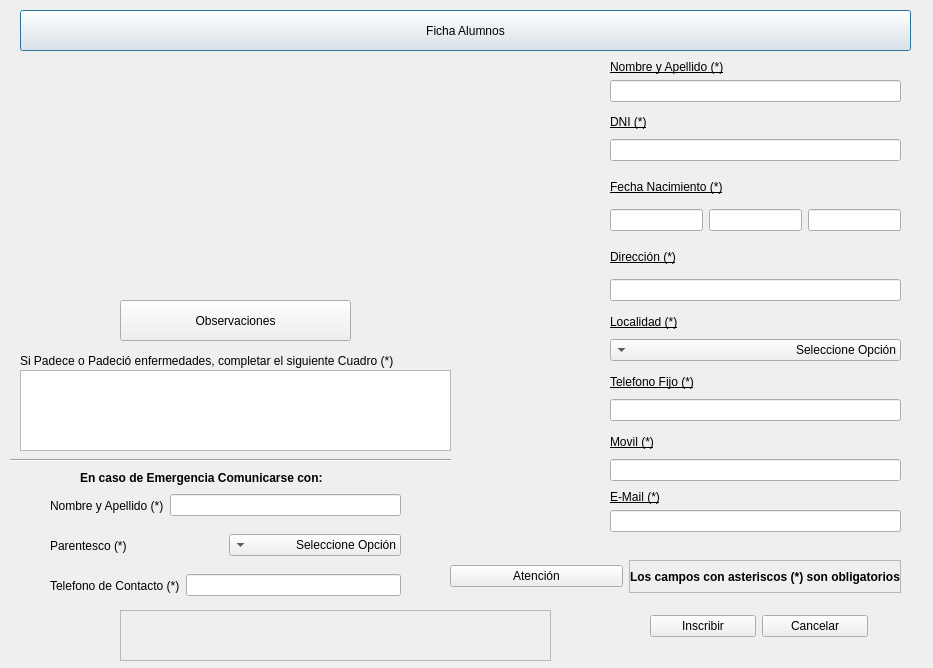
<?xml version="1.0" encoding="UTF-8"?>
<ui version="4.0">
 <class>DialogInscripcion</class>
 <widget class="QDialog" name="DialogInscripcion">
  <property name="geometry">
   <rect>
    <x>0</x>
    <y>0</y>
    <width>933</width>
    <height>668</height>
   </rect>
  </property>
  <property name="windowTitle">
   <string>Dialog</string>
  </property>
  <property name="windowIcon">
   <iconset>
    <activeon>:/icons/pix/oxygen/48x48/apps/preferences-contact-list.png</activeon>
   </iconset>
  </property>
  <widget class="QLabel" name="label">
   <property name="geometry">
    <rect>
     <x>110</x>
     <y>60</y>
     <width>251</width>
     <height>231</height>
    </rect>
   </property>
   <property name="text">
    <string/>
   </property>
   <property name="pixmap">
    <pixmap resource="icons.qrc">:/icons/pix/oxygen/breaktime.jpg</pixmap>
   </property>
   <property name="scaledContents">
    <bool>true</bool>
   </property>
  </widget>
  <widget class="QPushButton" name="pushButton">
   <property name="geometry">
    <rect>
     <x>20</x>
     <y>10</y>
     <width>891</width>
     <height>41</height>
    </rect>
   </property>
   <property name="text">
    <string>Ficha Alumnos</string>
   </property>
   <property name="icon">
    <iconset>
     <activeon>:/icons/pix/oxygen/48x48/apps/preferences-contact-list.png</activeon>
    </iconset>
   </property>
   <property name="iconSize">
    <size>
     <width>32</width>
     <height>32</height>
    </size>
   </property>
  </widget>
  <widget class="QPushButton" name="pushButton_3">
   <property name="geometry">
    <rect>
     <x>120</x>
     <y>300</y>
     <width>231</width>
     <height>41</height>
    </rect>
   </property>
   <property name="text">
    <string>Observaciones</string>
   </property>
   <property name="icon">
    <iconset>
     <activeon>:/icons/pix/oxygen/48x48/actions/help-about.png</activeon>
    </iconset>
   </property>
   <property name="iconSize">
    <size>
     <width>32</width>
     <height>32</height>
    </size>
   </property>
  </widget>
  <widget class="QPlainTextEdit" name="observaciones">
   <property name="geometry">
    <rect>
     <x>20</x>
     <y>370</y>
     <width>431</width>
     <height>81</height>
    </rect>
   </property>
  </widget>
  <widget class="QLabel" name="label_11">
   <property name="geometry">
    <rect>
     <x>20</x>
     <y>350</y>
     <width>451</width>
     <height>21</height>
    </rect>
   </property>
   <property name="text">
    <string>Si Padece o Padeció enfermedades, completar el siguiente Cuadro (*)</string>
   </property>
  </widget>
  <widget class="QLabel" name="label_12">
   <property name="geometry">
    <rect>
     <x>80</x>
     <y>470</y>
     <width>301</width>
     <height>16</height>
    </rect>
   </property>
   <property name="font">
    <font>
     <weight>75</weight>
     <bold>true</bold>
    </font>
   </property>
   <property name="text">
    <string>En caso de Emergencia Comunicarse con:</string>
   </property>
  </widget>
  <widget class="Line" name="line">
   <property name="geometry">
    <rect>
     <x>10</x>
     <y>450</y>
     <width>441</width>
     <height>20</height>
    </rect>
   </property>
   <property name="orientation">
    <enum>Qt::Horizontal</enum>
   </property>
  </widget>
  <widget class="QLabel" name="mensaje">
   <property name="geometry">
    <rect>
     <x>120</x>
     <y>610</y>
     <width>431</width>
     <height>51</height>
    </rect>
   </property>
   <property name="font">
    <font>
     <weight>75</weight>
     <bold>true</bold>
    </font>
   </property>
   <property name="frameShape">
    <enum>QFrame::StyledPanel</enum>
   </property>
   <property name="frameShadow">
    <enum>QFrame::Raised</enum>
   </property>
   <property name="text">
    <string/>
   </property>
   <property name="alignment">
    <set>Qt::AlignCenter</set>
   </property>
  </widget>
  <widget class="QWidget" name="layoutWidget">
   <property name="geometry">
    <rect>
     <x>610</x>
     <y>60</y>
     <width>291</width>
     <height>42</height>
    </rect>
   </property>
   <layout class="QVBoxLayout" name="verticalLayout">
    <item>
     <widget class="QLabel" name="label_2">
      <property name="font">
       <font>
        <weight>50</weight>
        <bold>false</bold>
        <underline>true</underline>
       </font>
      </property>
      <property name="text">
       <string>Nombre y Apellido (*)</string>
      </property>
     </widget>
    </item>
    <item>
     <widget class="QLineEdit" name="nombre">
      <property name="alignment">
       <set>Qt::AlignRight|Qt::AlignTrailing|Qt::AlignVCenter</set>
      </property>
     </widget>
    </item>
   </layout>
  </widget>
  <widget class="QWidget" name="layoutWidget">
   <property name="geometry">
    <rect>
     <x>610</x>
     <y>110</y>
     <width>291</width>
     <height>51</height>
    </rect>
   </property>
   <layout class="QVBoxLayout" name="verticalLayout_3">
    <item>
     <widget class="QLabel" name="label_4">
      <property name="font">
       <font>
        <underline>true</underline>
       </font>
      </property>
      <property name="text">
       <string>DNI (*)</string>
      </property>
     </widget>
    </item>
    <item>
     <widget class="QLineEdit" name="dni">
      <property name="alignment">
       <set>Qt::AlignRight|Qt::AlignTrailing|Qt::AlignVCenter</set>
      </property>
     </widget>
    </item>
   </layout>
  </widget>
  <widget class="QWidget" name="layoutWidget">
   <property name="geometry">
    <rect>
     <x>610</x>
     <y>240</y>
     <width>291</width>
     <height>61</height>
    </rect>
   </property>
   <layout class="QVBoxLayout" name="verticalLayout_5">
    <item>
     <widget class="QLabel" name="label_6">
      <property name="font">
       <font>
        <underline>true</underline>
       </font>
      </property>
      <property name="text">
       <string>Dirección (*)</string>
      </property>
     </widget>
    </item>
    <item>
     <widget class="QLineEdit" name="direccion">
      <property name="alignment">
       <set>Qt::AlignRight|Qt::AlignTrailing|Qt::AlignVCenter</set>
      </property>
     </widget>
    </item>
   </layout>
  </widget>
  <widget class="QWidget" name="layoutWidget">
   <property name="geometry">
    <rect>
     <x>610</x>
     <y>310</y>
     <width>291</width>
     <height>51</height>
    </rect>
   </property>
   <layout class="QVBoxLayout" name="verticalLayout_6">
    <item>
     <widget class="QLabel" name="label_7">
      <property name="font">
       <font>
        <underline>true</underline>
       </font>
      </property>
      <property name="text">
       <string>Localidad (*)</string>
      </property>
     </widget>
    </item>
    <item>
     <widget class="QComboBox" name="localidad">
      <property name="layoutDirection">
       <enum>Qt::RightToLeft</enum>
      </property>
      <item>
       <property name="text">
        <string>Seleccione Opción</string>
       </property>
      </item>
      <item>
       <property name="text">
        <string>Avellaneda</string>
       </property>
      </item>
      <item>
       <property name="text">
        <string>Gerli</string>
       </property>
      </item>
      <item>
       <property name="text">
        <string>Lanus</string>
       </property>
      </item>
      <item>
       <property name="text">
        <string>Lomas de Zamora</string>
       </property>
      </item>
      <item>
       <property name="text">
        <string>Banfield</string>
       </property>
      </item>
      <item>
       <property name="text">
        <string>Remedios de Escalada</string>
       </property>
      </item>
      <item>
       <property name="text">
        <string>Temperley</string>
       </property>
      </item>
      <item>
       <property name="text">
        <string>Turdera</string>
       </property>
      </item>
      <item>
       <property name="text">
        <string>Lavallol</string>
       </property>
      </item>
      <item>
       <property name="text">
        <string>Burzaco</string>
       </property>
      </item>
     </widget>
    </item>
   </layout>
  </widget>
  <widget class="QWidget" name="layoutWidget">
   <property name="geometry">
    <rect>
     <x>610</x>
     <y>370</y>
     <width>291</width>
     <height>51</height>
    </rect>
   </property>
   <layout class="QVBoxLayout" name="verticalLayout_7">
    <item>
     <widget class="QLabel" name="label_8">
      <property name="font">
       <font>
        <underline>true</underline>
       </font>
      </property>
      <property name="text">
       <string>Telefono Fijo (*)</string>
      </property>
     </widget>
    </item>
    <item>
     <widget class="QLineEdit" name="telefono">
      <property name="alignment">
       <set>Qt::AlignRight|Qt::AlignTrailing|Qt::AlignVCenter</set>
      </property>
     </widget>
    </item>
   </layout>
  </widget>
  <widget class="QWidget" name="layoutWidget">
   <property name="geometry">
    <rect>
     <x>610</x>
     <y>430</y>
     <width>291</width>
     <height>51</height>
    </rect>
   </property>
   <layout class="QVBoxLayout" name="verticalLayout_8">
    <item>
     <widget class="QLabel" name="label_9">
      <property name="font">
       <font>
        <underline>true</underline>
       </font>
      </property>
      <property name="text">
       <string>Movil (*)</string>
      </property>
     </widget>
    </item>
    <item>
     <widget class="QLineEdit" name="movil">
      <property name="alignment">
       <set>Qt::AlignRight|Qt::AlignTrailing|Qt::AlignVCenter</set>
      </property>
     </widget>
    </item>
   </layout>
  </widget>
  <widget class="QWidget" name="layoutWidget">
   <property name="geometry">
    <rect>
     <x>610</x>
     <y>490</y>
     <width>291</width>
     <height>42</height>
    </rect>
   </property>
   <layout class="QVBoxLayout" name="verticalLayout_9">
    <item>
     <widget class="QLabel" name="label_10">
      <property name="font">
       <font>
        <underline>true</underline>
       </font>
      </property>
      <property name="text">
       <string>E-Mail (*)</string>
      </property>
     </widget>
    </item>
    <item>
     <widget class="QLineEdit" name="mail">
      <property name="alignment">
       <set>Qt::AlignRight|Qt::AlignTrailing|Qt::AlignVCenter</set>
      </property>
     </widget>
    </item>
   </layout>
  </widget>
  <widget class="QWidget" name="layoutWidget">
   <property name="geometry">
    <rect>
     <x>50</x>
     <y>490</y>
     <width>351</width>
     <height>31</height>
    </rect>
   </property>
   <layout class="QHBoxLayout" name="horizontalLayout">
    <item>
     <widget class="QLabel" name="label_13">
      <property name="text">
       <string>Nombre y Apellido (*)</string>
      </property>
     </widget>
    </item>
    <item>
     <widget class="QLineEdit" name="nombreApellido">
      <property name="alignment">
       <set>Qt::AlignRight|Qt::AlignTrailing|Qt::AlignVCenter</set>
      </property>
     </widget>
    </item>
   </layout>
  </widget>
  <widget class="QWidget" name="layoutWidget">
   <property name="geometry">
    <rect>
     <x>50</x>
     <y>530</y>
     <width>351</width>
     <height>31</height>
    </rect>
   </property>
   <layout class="QHBoxLayout" name="horizontalLayout_2">
    <item>
     <widget class="QLabel" name="label_14">
      <property name="text">
       <string>Parentesco (*)</string>
      </property>
     </widget>
    </item>
    <item>
     <widget class="QComboBox" name="parentesco">
      <property name="layoutDirection">
       <enum>Qt::RightToLeft</enum>
      </property>
      <item>
       <property name="text">
        <string>Seleccione Opción</string>
       </property>
      </item>
      <item>
       <property name="text">
        <string>Hijo</string>
       </property>
      </item>
      <item>
       <property name="text">
        <string>Hija</string>
       </property>
      </item>
      <item>
       <property name="text">
        <string>Padre</string>
       </property>
      </item>
      <item>
       <property name="text">
        <string>Madre</string>
       </property>
      </item>
      <item>
       <property name="text">
        <string>Abuelo</string>
       </property>
      </item>
      <item>
       <property name="text">
        <string>Abuela</string>
       </property>
      </item>
      <item>
       <property name="text">
        <string>Tío</string>
       </property>
      </item>
      <item>
       <property name="text">
        <string>Tía</string>
       </property>
      </item>
      <item>
       <property name="text">
        <string>Hermano</string>
       </property>
      </item>
      <item>
       <property name="text">
        <string>Hermana</string>
       </property>
      </item>
     </widget>
    </item>
   </layout>
  </widget>
  <widget class="QWidget" name="layoutWidget">
   <property name="geometry">
    <rect>
     <x>650</x>
     <y>610</y>
     <width>218</width>
     <height>33</height>
    </rect>
   </property>
   <layout class="QHBoxLayout" name="horizontalLayout_4">
    <item>
     <widget class="QPushButton" name="inscribir">
      <property name="text">
       <string>Inscribir</string>
      </property>
      <property name="icon">
       <iconset>
        <activeon>:/icons/pix/oxygen/48x48/actions/user-group-new.png</activeon>
       </iconset>
      </property>
      <property name="iconSize">
       <size>
        <width>22</width>
        <height>22</height>
       </size>
      </property>
     </widget>
    </item>
    <item>
     <widget class="QPushButton" name="cancelar">
      <property name="text">
       <string>Cancelar</string>
      </property>
      <property name="icon">
       <iconset>
        <activeon>:/icons/pix/oxygen/48x48/actions/edit-delete.png</activeon>
       </iconset>
      </property>
      <property name="iconSize">
       <size>
        <width>22</width>
        <height>22</height>
       </size>
      </property>
     </widget>
    </item>
   </layout>
  </widget>
  <widget class="QWidget" name="layoutWidget">
   <property name="geometry">
    <rect>
     <x>50</x>
     <y>570</y>
     <width>351</width>
     <height>31</height>
    </rect>
   </property>
   <layout class="QHBoxLayout" name="horizontalLayout_3">
    <item>
     <widget class="QLabel" name="label_15">
      <property name="text">
       <string>Telefono de Contacto (*)</string>
      </property>
     </widget>
    </item>
    <item>
     <widget class="QLineEdit" name="telContacto">
      <property name="alignment">
       <set>Qt::AlignRight|Qt::AlignTrailing|Qt::AlignVCenter</set>
      </property>
     </widget>
    </item>
   </layout>
  </widget>
  <widget class="QWidget" name="layoutWidget">
   <property name="geometry">
    <rect>
     <x>610</x>
     <y>170</y>
     <width>291</width>
     <height>61</height>
    </rect>
   </property>
   <layout class="QVBoxLayout" name="verticalLayout_4">
    <item>
     <widget class="QLabel" name="label_5">
      <property name="font">
       <font>
        <underline>true</underline>
       </font>
      </property>
      <property name="text">
       <string>Fecha Nacimiento (*)</string>
      </property>
     </widget>
    </item>
    <item>
     <layout class="QHBoxLayout" name="horizontalLayout_5">
      <item>
       <widget class="QLineEdit" name="dia">
        <property name="alignment">
         <set>Qt::AlignCenter</set>
        </property>
       </widget>
      </item>
      <item>
       <widget class="QLineEdit" name="mes">
        <property name="alignment">
         <set>Qt::AlignCenter</set>
        </property>
       </widget>
      </item>
      <item>
       <widget class="QLineEdit" name="anio">
        <property name="alignment">
         <set>Qt::AlignCenter</set>
        </property>
       </widget>
      </item>
     </layout>
    </item>
   </layout>
  </widget>
  <widget class="QWidget" name="">
   <property name="geometry">
    <rect>
     <x>450</x>
     <y>560</y>
     <width>451</width>
     <height>33</height>
    </rect>
   </property>
   <layout class="QHBoxLayout" name="horizontalLayout_6">
    <item>
     <widget class="QPushButton" name="pushButton_2">
      <property name="text">
       <string>Atención</string>
      </property>
      <property name="icon">
       <iconset>
        <activeon>:/icons/pix/oxygen/48x48/status/security-medium.png</activeon>
       </iconset>
      </property>
      <property name="iconSize">
       <size>
        <width>22</width>
        <height>22</height>
       </size>
      </property>
     </widget>
    </item>
    <item>
     <widget class="QLabel" name="label_3">
      <property name="font">
       <font>
        <weight>75</weight>
        <bold>true</bold>
       </font>
      </property>
      <property name="frameShape">
       <enum>QFrame::StyledPanel</enum>
      </property>
      <property name="frameShadow">
       <enum>QFrame::Raised</enum>
      </property>
      <property name="text">
       <string>Los campos con asteriscos (*) son obligatorios</string>
      </property>
      <property name="alignment">
       <set>Qt::AlignCenter</set>
      </property>
     </widget>
    </item>
   </layout>
  </widget>
  <zorder>layoutWidget</zorder>
  <zorder>layoutWidget</zorder>
  <zorder>layoutWidget</zorder>
  <zorder>layoutWidget</zorder>
  <zorder>layoutWidget</zorder>
  <zorder>layoutWidget</zorder>
  <zorder>layoutWidget</zorder>
  <zorder>layoutWidget</zorder>
  <zorder>layoutWidget</zorder>
  <zorder>layoutWidget</zorder>
  <zorder>layoutWidget</zorder>
  <zorder>layoutWidget</zorder>
  <zorder>label</zorder>
  <zorder>pushButton</zorder>
  <zorder>pushButton_3</zorder>
  <zorder>observaciones</zorder>
  <zorder>label_11</zorder>
  <zorder>label_12</zorder>
  <zorder>line</zorder>
  <zorder>mensaje</zorder>
  <zorder>pushButton_2</zorder>
  <zorder>label_3</zorder>
 </widget>
 <tabstops>
  <tabstop>nombre</tabstop>
  <tabstop>dni</tabstop>
  <tabstop>dia</tabstop>
  <tabstop>mes</tabstop>
  <tabstop>anio</tabstop>
  <tabstop>direccion</tabstop>
  <tabstop>localidad</tabstop>
  <tabstop>telefono</tabstop>
  <tabstop>movil</tabstop>
  <tabstop>mail</tabstop>
  <tabstop>observaciones</tabstop>
  <tabstop>nombreApellido</tabstop>
  <tabstop>parentesco</tabstop>
  <tabstop>telContacto</tabstop>
  <tabstop>inscribir</tabstop>
  <tabstop>cancelar</tabstop>
  <tabstop>pushButton</tabstop>
  <tabstop>pushButton_3</tabstop>
 </tabstops>
 <resources>
  <include location="icons.qrc"/>
 </resources>
 <connections/>
</ui>
